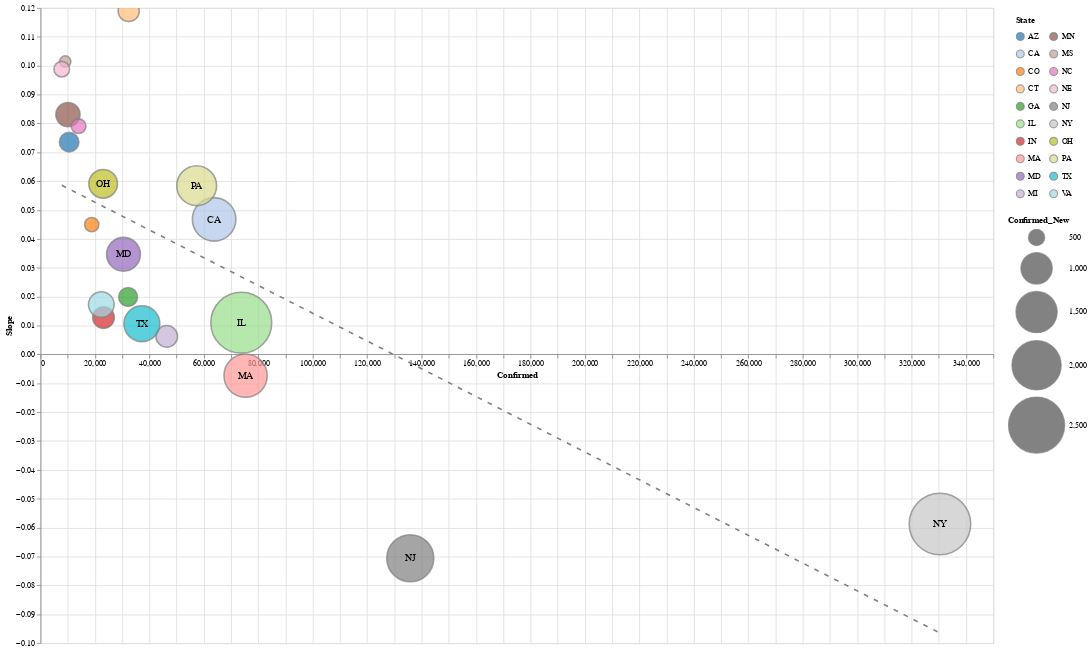

Notebook code for this chart:
### Code cell
df = pd.read_csv('jhu-daily-reports.csv')
df['Active']  = df.Confirmed - (df.Deaths + df.Recovered)
samples = df[['Date', 'Country']].groupby('Date').Country.nunique()
days = samples[samples > 1].index.tolist()
df = df[df['Date'].isin(days)]

country_level = df.groupby(['Country', 'Date'], as_index=False).sum()
def state_data(country):
    return df[df['Country'] == country].groupby(['State', 'Date'], as_index=False).sum()
def county_data(state):
    return df[(df['Country'] == 'US') & (df['State'] == state)].groupby(['County', 'Date'], as_index=False).sum()

data = state_data('US')
slope_chart(data, 'State', -364, scale=2).properties(
    width=1200,
    height=800
).interactive()

### Figure 1 — Vega-Lite specification as saved in the notebook (floating-point values rounded to 4 significant figures)
{"config": {"view": {"continuousWidth": 400, "continuousHeight": 300}}, "layer": [{"mark": {"type": "point", "filled": true, "stroke": "grey"}, "encoding": {"color": {"type": "nominal", "field": "State", "legend": {"clipHeight": 20, "columns": 2, "padding": 10}, "scale": {"scheme": "category20"}}, "size": {"type": "quantitative", "field": "Confirmed_New", "scale": {"domain": [404.0, 2938.0], "range": [200, 6000]}}, "tooltip": [{"type": "nominal", "field": "State"}, {"type": "quantitative", "field": "Confirmed"}, {"type": "quantitative", "field": "Slope"}, {"type": "quantitative", "field": "Confirmed_New"}], "x": {"type": "quantitative", "axis": {"offset": -364}, "field": "Confirmed", "scale": {"type": "linear"}}, "y": {"type": "quantitative", "field": "Slope"}}, "selection": {"selector022": {"type": "interval", "bind": "scales", "encodings": ["x", "y"]}}}, {"mark": "text", "encoding": {"color": {"value": "black"}, "size": {"value": 12}, "text": {"type": "nominal", "field": "State"}, "tooltip": [{"type": "nominal", "field": "State"}, {"type": "quantitative", "field": "Confirmed"}, {"type": "quantitative", "field": "Slope"}, {"type": "quantitative", "field": "Confirmed_New"}], "x": {"type": "quantitative", "axis": {"offset": -364}, "field": "Confirmed", "scale": {"type": "linear"}}, "y": {"type": "quantitative", "field": "Slope"}}, "transform": [{"filter": "(datum['Confirmed_New'] > 800)"}]}, {"mark": {"type": "line", "strokeDash": [6, 8]}, "encoding": {"color": {"value": "grey"}, "size": {"value": 2}, "tooltip": [{"type": "nominal", "field": "State"}, {"type": "quantitative", "field": "Confirmed"}, {"type": "quantitative", "field": "Slope"}, {"type": "quantitative", "field": "Confirmed_New"}], "x": {"type": "quantitative", "axis": {"offset": -364}, "field": "Confirmed", "scale": {"type": "linear"}}, "y": {"type": "quantitative", "field": "Slope"}}, "transform": [{"on": "Confirmed", "regression": "Slope", "method": "poly", "order": 1}]}], "data": {"name": "data-23f45f70c9648bf7894372e5f707d0db"}, "height": 800, "width": 1200, "$schema": "https://vega.github.io/schema/vega-lite/v4.0.2.json", "datasets": {"data-23f45f70c9648bf7894372e5f707d0db": [{"State": "AZ", "Date": "05-08-2020", "Confirmed": 10530.0, "Deaths": 517.0, "Recovered": 0.0, "Confirmed_New": 581.0, "Deaths_New": 67.0, "Recovered_New": 0.0, "Active": 10010.0, "Slope": 0.07351}, {"State": "CA", "Date": "05-08-2020", "Confirmed": 63780.0, "Deaths": 2613.0, "Recovered": 0.0, "Confirmed_New": 1631.0, "Deaths_New": 78.0, "Recovered_New": 0.0, "Active": 61170.0, "Slope": 0.04678}, {"State": "CO", "Date": "05-08-2020", "Confirmed": 18830.0, "Deaths": 960.0, "Recovered": 0.0, "Confirmed_New": 457.0, "Deaths_New": 16.0, "Recovered_New": 0.0, "Active": 17870.0, "Slope": 0.04497}, {"State": "CT", "Date": "05-08-2020", "Confirmed": 32410.0, "Deaths": 2874.0, "Recovered": 0.0, "Confirmed_New": 627.0, "Deaths_New": 77.0, "Recovered_New": 0.0, "Active": 29540.0, "Slope": 0.1189}, {"State": "GA", "Date": "05-08-2020", "Confirmed": 32180.0, "Deaths": 1400.0, "Recovered": 0.0, "Confirmed_New": 563.0, "Deaths_New": 45.0, "Recovered_New": 0.0, "Active": 30780.0, "Slope": 0.0199}, {"State": "IL", "Date": "05-08-2020", "Confirmed": 73760.0, "Deaths": 3241.0, "Recovered": 0.0, "Confirmed_New": 2889.0, "Deaths_New": 130.0, "Recovered_New": 0.0, "Active": 70520.0, "Slope": 0.01099}, {"State": "IN", "Date": "05-08-2020", "Confirmed": 23150.0, "Deaths": 1447.0, "Recovered": 0.0, "Confirmed_New": 643.0, "Deaths_New": 33.0, "Recovered_New": 0.0, "Active": 21700.0, "Slope": 0.01276}, {"State": "MA", "Date": "05-08-2020", "Confirmed": 75330.0, "Deaths": 4702.0, "Recovered": 0.0, "Confirmed_New": 1612.0, "Deaths_New": 150.0, "Recovered_New": 0.0, "Active": 70630.0, "Slope": -0.007366}, {"State": "MD", "Date": "05-08-2020", "Confirmed": 30480.0, "Deaths": 1560.0, "Recovered": 0.0, "Confirmed_New": 1111.0, "Deaths_New": 57.0, "Recovered_New": 0.0, "Active": 28920.0, "Slope": 0.03467}, {"State": "MI", "Date": "05-08-2020", "Confirmed": 46390.0, "Deaths": 4399.0, "Recovered": 0.0, "Confirmed_New": 641.0, "Deaths_New": 54.0, "Recovered_New": 0.0, "Active": 41990.0, "Slope": 0.006253}, {"State": "MN", "Date": "05-08-2020", "Confirmed": 10090.0, "Deaths": 534.0, "Recovered": 0.0, "Confirmed_New": 723.0, "Deaths_New": 26.0, "Recovered_New": 0.0, "Active": 9554.0, "Slope": 0.08306}, {"State": "MS", "Date": "05-08-2020", "Confirmed": 9090.0, "Deaths": 409.0, "Recovered": 0.0, "Confirmed_New": 404.0, "Deaths_New": 13.0, "Recovered_New": 0.0, "Active": 8681.0, "Slope": 0.1014}, {"State": "NC", "Date": "05-08-2020", "Confirmed": 14010.0, "Deaths": 530.0, "Recovered": 0.0, "Confirmed_New": 466.0, "Deaths_New": 17.0, "Recovered_New": 0.0, "Active": 13480.0, "Slope": 0.07903}, {"State": "NE", "Date": "05-08-2020", "Confirmed": 7818.0, "Deaths": 90.0, "Recovered": 0.0, "Confirmed_New": 484.0, "Deaths_New": -1.0, "Recovered_New": 0.0, "Active": 7728.0, "Slope": 0.0988}, {"State": "NJ", "Date": "05-08-2020", "Confirmed": 135800.0, "Deaths": 8960.0, "Recovered": 0.0, "Confirmed_New": 1849.0, "Deaths_New": 153.0, "Recovered_New": 0.0, "Active": 126900.0, "Slope": -0.0706}, {"State": "NY", "Date": "05-08-2020", "Confirmed": 330400.0, "Deaths": 26240.0, "Recovered": 0.0, "Confirmed_New": 2938.0, "Deaths_New": 99.0, "Recovered_New": 0.0, "Active": 304200.0, "Slope": -0.05875}, {"State": "OH", "Date": "05-08-2020", "Confirmed": 23020.0, "Deaths": 1306.0, "Recovered": 0.0, "Confirmed_New": 885.0, "Deaths_New": 35.0, "Recovered_New": 0.0, "Active": 21710.0, "Slope": 0.05909}, {"State": "PA", "Date": "05-08-2020", "Confirmed": 57370.0, "Deaths": 3715.0, "Recovered": 0.0, "Confirmed_New": 1415.0, "Deaths_New": 126.0, "Recovered_New": 0.0, "Active": 53660.0, "Slope": 0.05843}, {"State": "TX", "Date": "05-08-2020", "Confirmed": 37250.0, "Deaths": 1025.0, "Recovered": 0.0, "Confirmed_New": 1210.0, "Deaths_New": 40.0, "Recovered_New": 0.0, "Active": 36220.0, "Slope": 0.01065}, {"State": "VA", "Date": "05-08-2020", "Confirmed": 22340.0, "Deaths": 812.0, "Recovered": 0.0, "Confirmed_New": 772.0, "Deaths_New": 43.0, "Recovered_New": 0.0, "Active": 21530.0, "Slope": 0.01726}]}}
